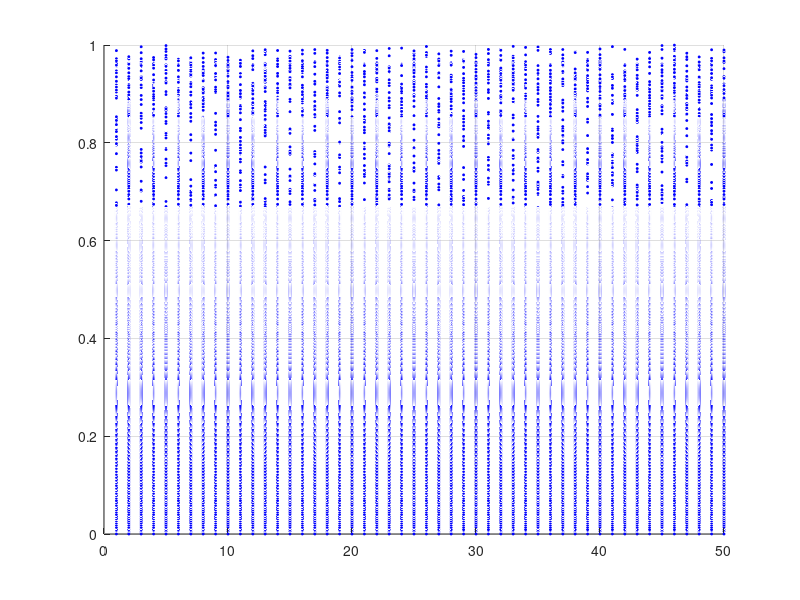

Write MATLAB code to recreate this figure. (Note: this script raises an error after producing the figure.)
function mat = yue_bifur(fun,x0,a0,a1,N,L,p_siz)

% Function yue_bifur: plots 1D bifurcation figure
% Input: fun = some function @(x,para)
%        x0 = initial value of x
%        a0 = the start value of parameter a
%        a1 = the end value of parameter a
%         N = the number of intervals for parameter
%         L = the number of iterations for each initial pair 
%               of (x0,parameter a)
%        p_siz = the marker size, default 1
% Output: mat = bifucation matrix with size N by L
%               which stores a length L sequence 
%               for each pair of (x0,parameter a)
%                
% -------------------------------------------------
% Demo: 
% fun = @(x,r) r*x*(1-x); 
% x0 = .4; a0 = 0; a1 = 4; N = 100; L = 50;
% mat = yue_bifur(fun,x0,a0,a1,N,L);
% -------------------------------------------------Experiments-----
   fun = @(x,r) r*x*(1-x);   % logistic map set a1=4
%pai = 3.14;


%fun = @(x,r) r*sin(pai*x); %sin map set a1=1

%fun = @(x,r) cos(r*arccos(x)); %chebyshev map
 x0 = 0.2; a0 = 0; a1 = 4; N = 1000; L = 50;
 

% default settings
if ~exist('p_siz','var')
    p_siz = 2;
end

% initialization
mat = zeros(N,L);
a = linspace(a0,a1,N);

% main loop
format long
for i = 1:N
    ca = a(i); % pick one parameter value at each time
    for j = 1:L % generate a sequence with length L
        if j == 1 
            pre = x0; % assign initial value
            for k = 1:500 % throw out bad data
               nxt = fun(pre,ca); 
               pre = nxt;
            end
        end
        nxt = fun(pre,ca); % generate sequence
        mat(i,j) = nxt; % store in mat
        pre = nxt; % use latest value as the initial value for the next round
    end
end

% plot 
dcolor = [0,0,1]; % Marker color setting: blue        
[r,c] = meshgrid(1:L,a); % associated cooridate data 
surf(r,c,mat,'Marker','*','MarkerSize',p_siz,'FaceColor','None','MarkerEdgeColor', dcolor,'EdgeColor','None')
view([90,0,0]) % change camera direction
ylim([a0,a1]) % fit to data
ylabel('\mu')
Xlabel('Xn')

